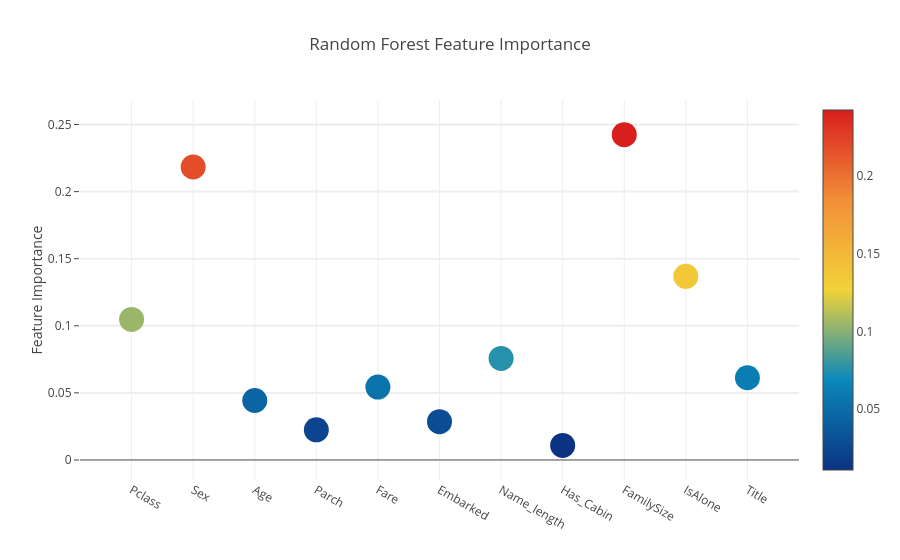
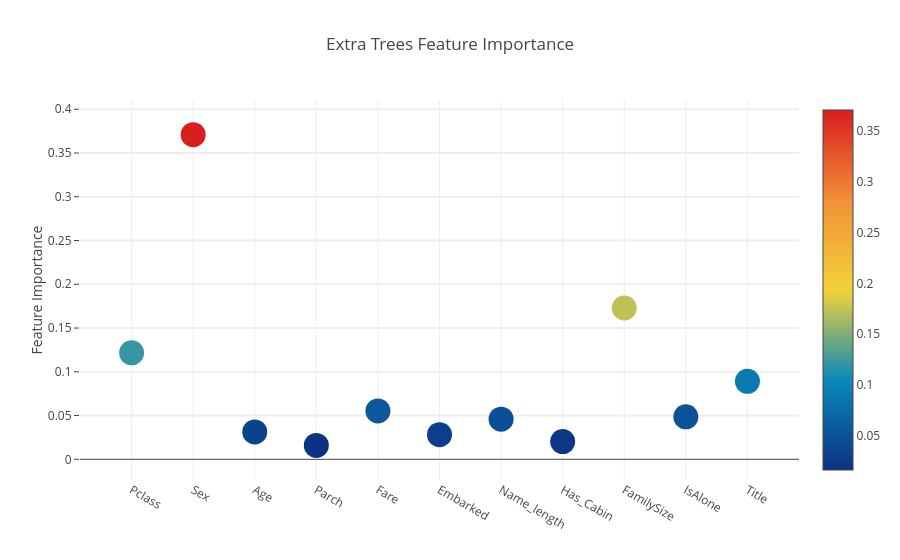
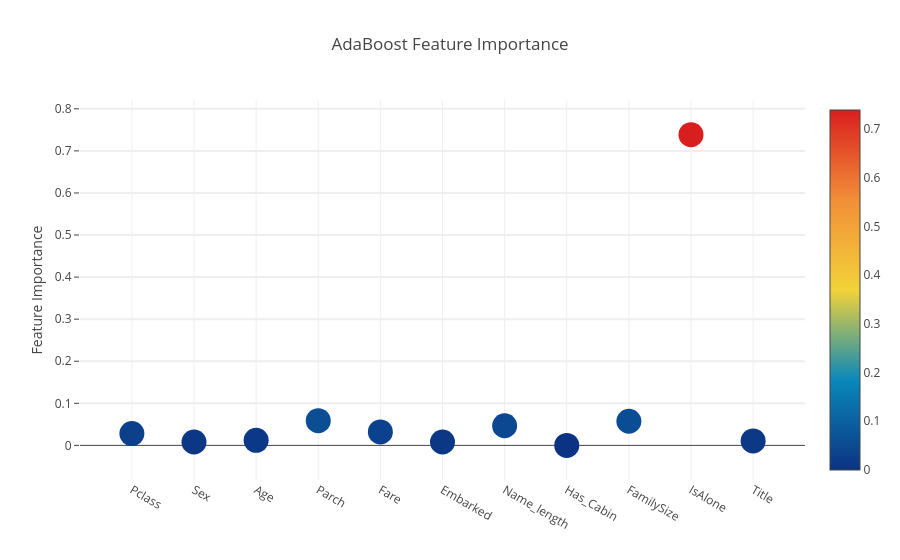
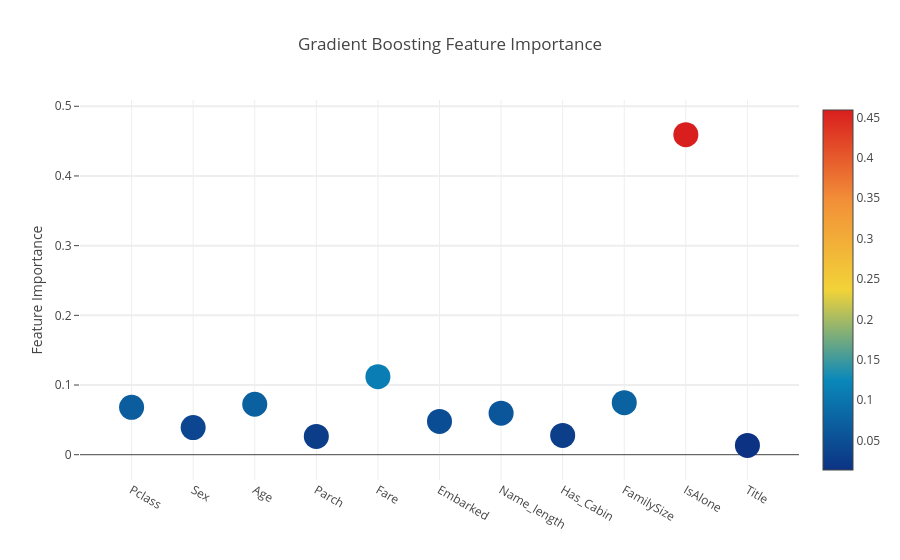

The code cell stored with these charts, in order, in its notebook:
### Markdown cell above
**Interactive feature importances via Plotly scatterplots**

I'll use the interactive Plotly package at this juncture to visualise the feature importances values of the different classifiers  via a plotly scatter plot by calling "Scatter" as follows:

### Code cell
# Scatter plot 
trace = go.Scatter(
    y = feature_dataframe['Random Forest feature importances'].values,
    x = feature_dataframe['features'].values,
    mode='markers',
    marker=dict(
        sizemode = 'diameter',
        sizeref = 1,
        size = 25,
#       size= feature_dataframe['AdaBoost feature importances'].values,
        #color = np.random.randn(500), #set color equal to a variable
        color = feature_dataframe['Random Forest feature importances'].values,
        colorscale='Portland',
        showscale=True
    ),
    text = feature_dataframe['features'].values
)
data = [trace]

layout= go.Layout(
    autosize= True,
    title= 'Random Forest Feature Importance',
    hovermode= 'closest',
#     xaxis= dict(
#         title= 'Pop',
#         ticklen= 5,
#         zeroline= False,
#         gridwidth= 2,
#     ),
    yaxis=dict(
        title= 'Feature Importance',
        ticklen= 5,
        gridwidth= 2
    ),
    showlegend= False
)
fig = go.Figure(data=data, layout=layout)
py.iplot(fig,filename='scatter2010')

# Scatter plot 
trace = go.Scatter(
    y = feature_dataframe['Extra Trees  feature importances'].values,
    x = feature_dataframe['features'].values,
    mode='markers',
    marker=dict(
        sizemode = 'diameter',
        sizeref = 1,
        size = 25,
#       size= feature_dataframe['AdaBoost feature importances'].values,
        #color = np.random.randn(500), #set color equal to a variable
        color = feature_dataframe['Extra Trees  feature importances'].values,
        colorscale='Portland',
        showscale=True
    ),
    text = feature_dataframe['features'].values
)
data = [trace]

layout= go.Layout(
    autosize= True,
    title= 'Extra Trees Feature Importance',
    hovermode= 'closest',
#     xaxis= dict(
#         title= 'Pop',
#         ticklen= 5,
#         zeroline= False,
#         gridwidth= 2,
#     ),
    yaxis=dict(
        title= 'Feature Importance',
        ticklen= 5,
        gridwidth= 2
    ),
    showlegend= False
)
fig = go.Figure(data=data, layout=layout)
py.iplot(fig,filename='scatter2010')

# Scatter plot 
trace = go.Scatter(
    y = feature_dataframe['AdaBoost feature importances'].values,
    x = feature_dataframe['features'].values,
    mode='markers',
    marker=dict(
        sizemode = 'diameter',
        sizeref = 1,
        size = 25,
#       size= feature_dataframe['AdaBoost feature importances'].values,
        #color = np.random.randn(500), #set color equal to a variable
        color = feature_dataframe['AdaBoost feature importances'].values,
        colorscale='Portland',
        showscale=True
    ),
    text = feature_dataframe['features'].values
)
data = [trace]

layout= go.Layout(
    autosize= True,
    title= 'AdaBoost Feature Importance',
    hovermode= 'closest',
#     xaxis= dict(
#         title= 'Pop',
#         ticklen= 5,
#         zeroline= False,
#         gridwidth= 2,
#     ),
    yaxis=dict(
        title= 'Feature Importance',
        ticklen= 5,
        gridwidth= 2
    ),
    showlegend= False
)
fig = go.Figure(data=data, layout=layout)
py.iplot(fig,filename='scatter2010')

# Scatter plot 
trace = go.Scatter(
    y = feature_dataframe['Gradient Boost feature importances'].values,
    x = feature_dataframe['features'].values,
    mode='markers',
    marker=dict(
        sizemode = 'diameter',
        sizeref = 1,
        size = 25,
#       size= feature_dataframe['AdaBoost feature importances'].values,
        #color = np.random.randn(500), #set color equal to a variable
        color = feature_dataframe['Gradient Boost feature importances'].values,
        colorscale='Portland',
        showscale=True
    ),
    text = feature_dataframe['features'].values
)
data = [trace]

layout= go.Layout(
    autosize= True,
    title= 'Gradient Boosting Feature Importance',
    hovermode= 'closest',
#     xaxis= dict(
#         title= 'Pop',
#         ticklen= 5,
#         zeroline= False,
#         gridwidth= 2,
#     ),
    yaxis=dict(
        title= 'Feature Importance',
        ticklen= 5,
        gridwidth= 2
    ),
    showlegend= False
)
fig = go.Figure(data=data, layout=layout)
py.iplot(fig,filename='scatter2010')

### Figure 1 — Plotly figure (JSON) as saved in the notebook; plotly's stock layout.template omitted (floating-point values rounded to 4 significant figures)
{"data": [{"type": "scatter", "y": [0.1047, 0.2184, 0.04433, 0.02249, 0.05433, 0.02854, 0.0757, 0.01088, 0.2425, 0.1369, 0.06128], "x": ["Pclass", "Sex", "Age", "Parch", "Fare", "Embarked", "Name_length", "Has_Cabin", "FamilySize", "IsAlone", "Title"], "mode": "markers", "marker": {"sizemode": "diameter", "sizeref": 1, "size": 25, "color": [0.1047, 0.2184, 0.04433, 0.02249, 0.05433, 0.02854, 0.0757, 0.01088, 0.2425, 0.1369, 0.06128], "colorscale": "Portland", "showscale": true}, "text": ["Pclass", "Sex", "Age", "Parch", "Fare", "Embarked", "Name_length", "Has_Cabin", "FamilySize", "IsAlone", "Title"]}], "layout": {"autosize": true, "title": "Random Forest Feature Importance", "hovermode": "closest", "yaxis": {"title": "Feature Importance", "ticklen": 5, "gridwidth": 2}, "showlegend": false}}

### Figure 2 — Plotly figure (JSON) as saved in the notebook; plotly's stock layout.template omitted (floating-point values rounded to 4 significant figures)
{"data": [{"type": "scatter", "y": [0.1217, 0.371, 0.0313, 0.01592, 0.05526, 0.02816, 0.0459, 0.0203, 0.1729, 0.04854, 0.0891], "x": ["Pclass", "Sex", "Age", "Parch", "Fare", "Embarked", "Name_length", "Has_Cabin", "FamilySize", "IsAlone", "Title"], "mode": "markers", "marker": {"sizemode": "diameter", "sizeref": 1, "size": 25, "color": [0.1217, 0.371, 0.0313, 0.01592, 0.05526, 0.02816, 0.0459, 0.0203, 0.1729, 0.04854, 0.0891], "colorscale": "Portland", "showscale": true}, "text": ["Pclass", "Sex", "Age", "Parch", "Fare", "Embarked", "Name_length", "Has_Cabin", "FamilySize", "IsAlone", "Title"]}], "layout": {"autosize": true, "title": "Extra Trees Feature Importance", "hovermode": "closest", "yaxis": {"title": "Feature Importance", "ticklen": 5, "gridwidth": 2}, "showlegend": false}}

### Figure 3 — Plotly figure (JSON) as saved in the notebook; plotly's stock layout.template omitted (floating-point values rounded to 4 significant figures)
{"data": [{"type": "scatter", "y": [0.028, 0.008, 0.012, 0.05867, 0.032, 0.008, 0.04667, 0, 0.05733, 0.7387, 0.01067], "x": ["Pclass", "Sex", "Age", "Parch", "Fare", "Embarked", "Name_length", "Has_Cabin", "FamilySize", "IsAlone", "Title"], "mode": "markers", "marker": {"sizemode": "diameter", "sizeref": 1, "size": 25, "color": [0.028, 0.008, 0.012, 0.05867, 0.032, 0.008, 0.04667, 0, 0.05733, 0.7387, 0.01067], "colorscale": "Portland", "showscale": true}, "text": ["Pclass", "Sex", "Age", "Parch", "Fare", "Embarked", "Name_length", "Has_Cabin", "FamilySize", "IsAlone", "Title"]}], "layout": {"autosize": true, "title": "AdaBoost Feature Importance", "hovermode": "closest", "yaxis": {"title": "Feature Importance", "ticklen": 5, "gridwidth": 2}, "showlegend": false}}

### Figure 4 — Plotly figure (JSON) as saved in the notebook; plotly's stock layout.template omitted (floating-point values rounded to 4 significant figures)
{"data": [{"type": "scatter", "y": [0.06796, 0.03889, 0.07238, 0.02629, 0.1119, 0.04779, 0.05966, 0.02775, 0.07463, 0.4593, 0.0134], "x": ["Pclass", "Sex", "Age", "Parch", "Fare", "Embarked", "Name_length", "Has_Cabin", "FamilySize", "IsAlone", "Title"], "mode": "markers", "marker": {"sizemode": "diameter", "sizeref": 1, "size": 25, "color": [0.06796, 0.03889, 0.07238, 0.02629, 0.1119, 0.04779, 0.05966, 0.02775, 0.07463, 0.4593, 0.0134], "colorscale": "Portland", "showscale": true}, "text": ["Pclass", "Sex", "Age", "Parch", "Fare", "Embarked", "Name_length", "Has_Cabin", "FamilySize", "IsAlone", "Title"]}], "layout": {"autosize": true, "title": "Gradient Boosting Feature Importance", "hovermode": "closest", "yaxis": {"title": "Feature Importance", "ticklen": 5, "gridwidth": 2}, "showlegend": false}}
